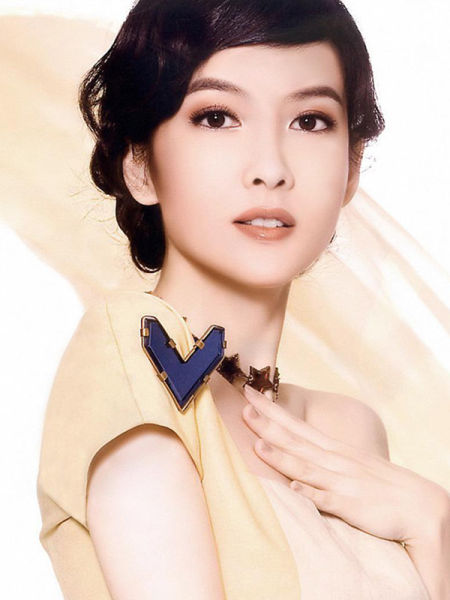
#> input picture image_beautiful/data/1.jpg, 450 x 600 px
$ python catoon.py
#> lines starting #> are read from the running program, lines starting #| are printed output that depends on the picture; after the words box and inside, x2 and y2 are one past the last pixel; in counts of white or black regions, pixels touching at a corner belong together
#> further down, image is the input picture: shape (600, 450, 3); mean B, G, R 183.7, 195.7, 217.3
#!/usr/bin/env python
# -*- coding:utf-8 -*-
# @Time : 2021/1/23 14:43
# @Author : MarxZhao
# @File : catoon.py
# @Software: PyCharm

import cv2
import numpy as np

def catoon_style(image):
    gray = cv2.cvtColor(image, cv2.COLOR_RGB2GRAY)
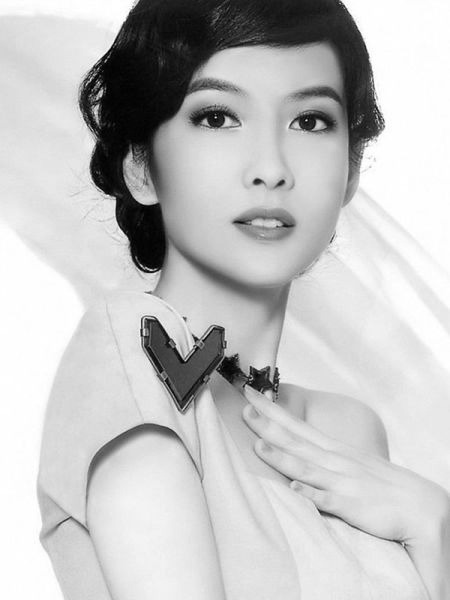
#> gray: shape (600, 450); min 0, max 255, mean 194.6
    blur = cv2.blur(gray, (7, 7))
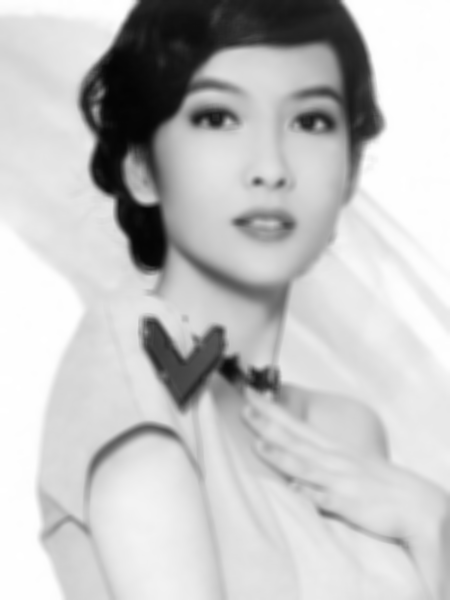
#> blur: shape (600, 450); min 4, max 255, mean 194.6
    edge = cv2.adaptiveThreshold(blur, 255, cv2.ADAPTIVE_THRESH_MEAN_C, cv2.THRESH_BINARY, blockSize=9, C=2)
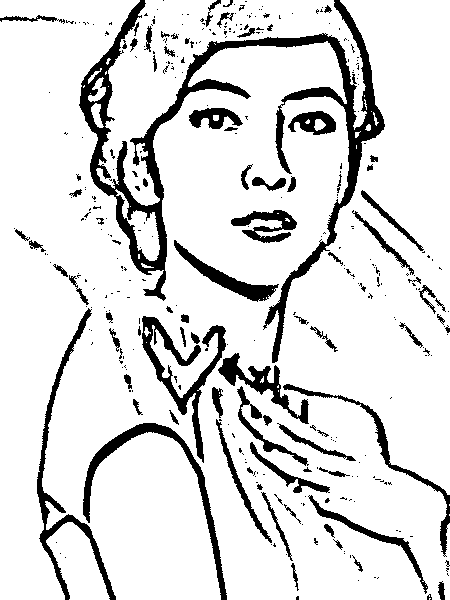
#> edge: shape (600, 450); 86.4% white; 352 black regions (268 under 20 px), largest, box (x1, y1, x2, y2) and area: (79, 0, 385, 363) 13476, (142, 316, 226, 463) 2513, (37, 308, 116, 600) 2472
    edge = cv2.cvtColor(edge, cv2.COLOR_GRAY2RGB)
    catoon = cv2.bitwise_and(image, edge)
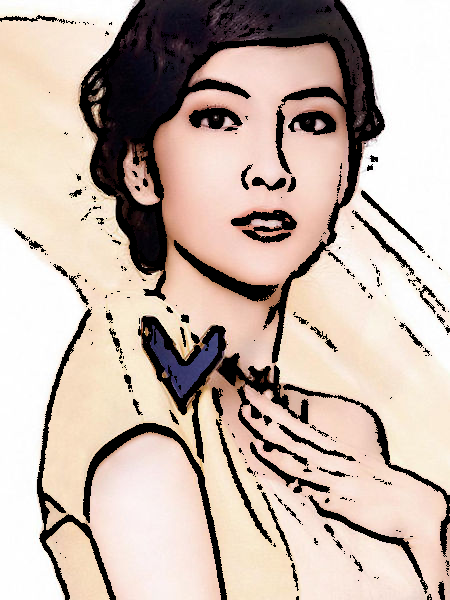
#> catoon: shape (600, 450, 3); mean B, G, R 169.3, 179.5, 196.5

    return catoon

if __name__=="__main__":
    image_name = '../data/1.jpg'
    image = cv2.imread(image_name)
    image_dst = catoon_style(image)
    cv2.imshow('dst', image_dst)
    cv2.waitKey(0)

$ run again, with image_beautiful/data/2.jpg copied over image_beautiful/data/1.jpg
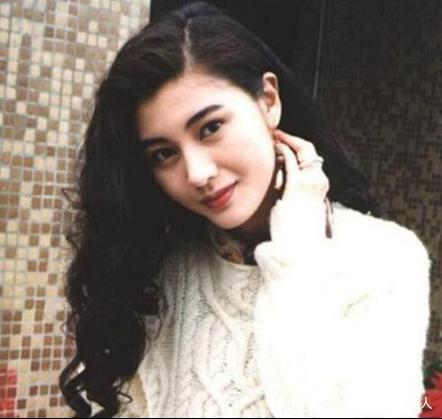
#> input picture image_beautiful/data/2.jpg, 442 x 419 px
#> image is the input picture: shape (419, 442, 3); mean B, G, R 125.2, 132.9, 143.2
#> in catoon_style, `edge = cv2.adaptiveThreshold(blur, 255, cv2.ADAPTIVE_THRESH_MEAN_C, cv..`:
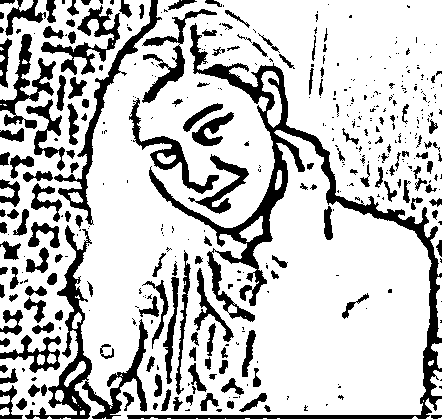
#> edge: shape (419, 442); 77% white; 423 black regions (264 under 20 px), largest, box (x1, y1, x2, y2) and area: (127, 23, 442, 419) 10834, (25, 225, 148, 419) 4106, (54, 0, 162, 225) 2122
#> in catoon_style, `catoon = cv2.bitwise_and(image, edge)`:
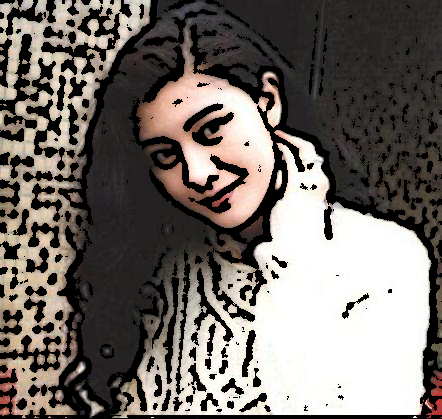
#> catoon: shape (419, 442, 3); mean B, G, R 103.8, 108.9, 115.4

$ run again, with image_beautiful/data/3.jpg copied over image_beautiful/data/1.jpg
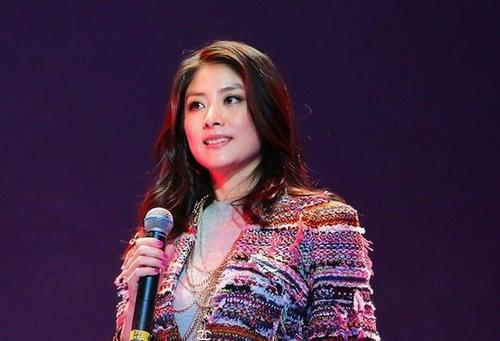
#> input picture image_beautiful/data/3.jpg, 500 x 341 px
#> image is the input picture: shape (341, 500, 3); mean B, G, R 67.2, 41.6, 67.2
#> in catoon_style, `edge = cv2.adaptiveThreshold(blur, 255, cv2.ADAPTIVE_THRESH_MEAN_C, cv..`:
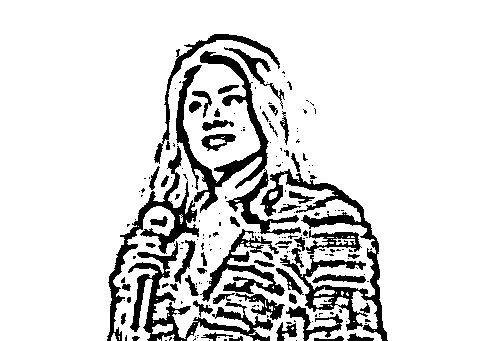
#> edge: shape (341, 500); 86.1% white; 191 black regions (133 under 20 px), largest, box (x1, y1, x2, y2) and area: (260, 169, 388, 341) 4333, (176, 51, 301, 235) 4285, (128, 241, 273, 341) 3023
#> in catoon_style, `catoon = cv2.bitwise_and(image, edge)`:
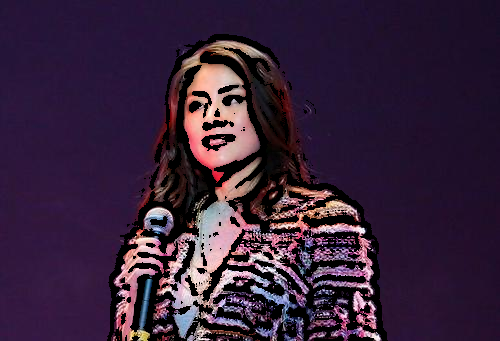
#> catoon: shape (341, 500, 3); mean B, G, R 57.6, 34.1, 54.4
